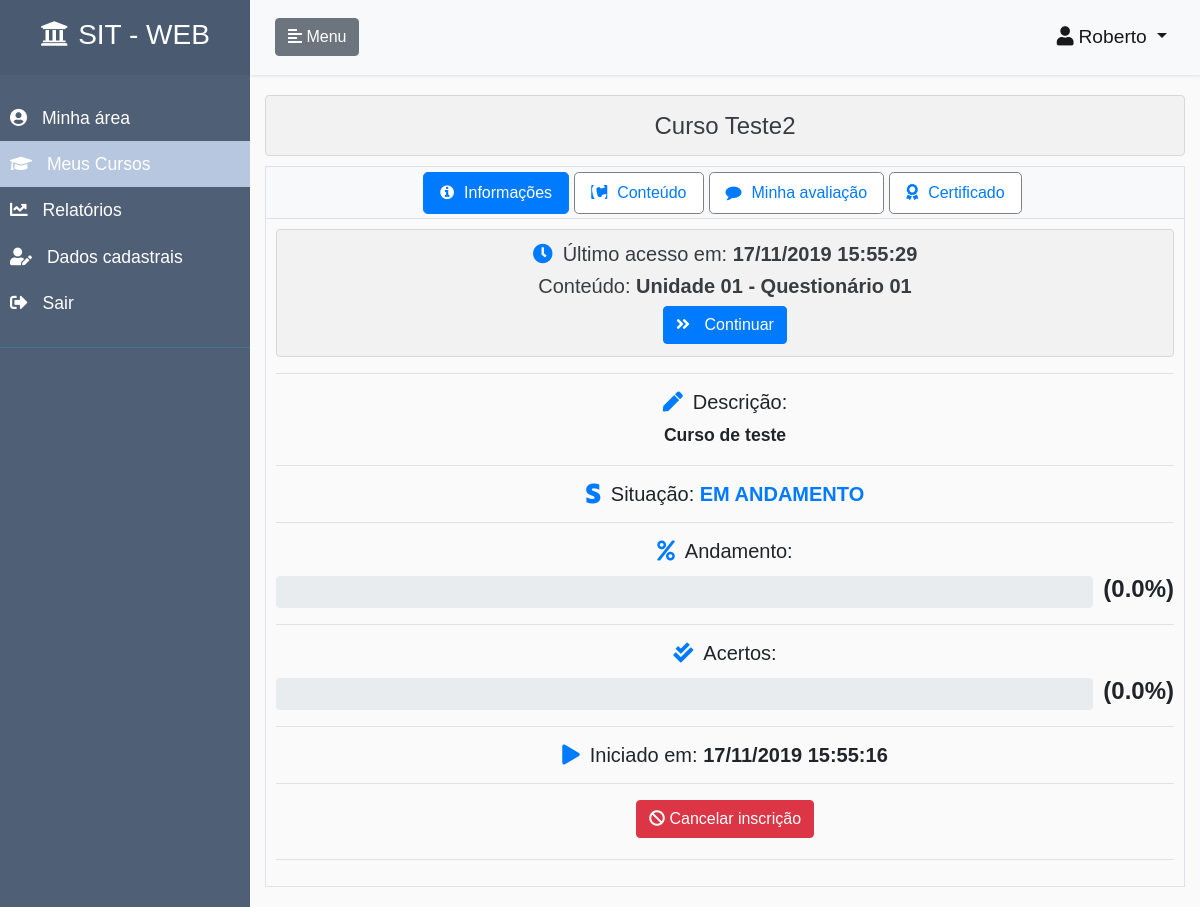
The page /conteudo-curso/2 (signed in) on the database as committed earlier.
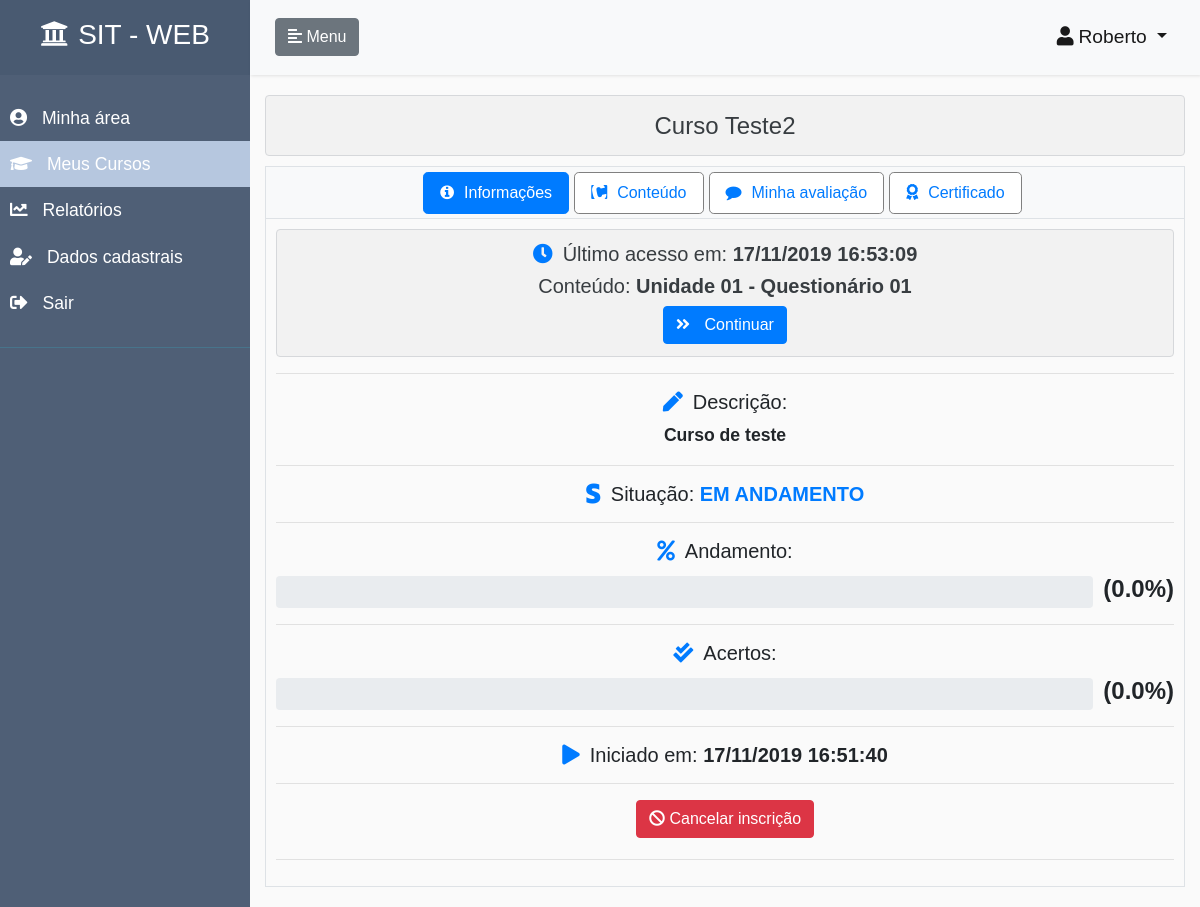
The same page on the database as committed later.
### core/models.py (models this page shows, shortened)
class Inscricao(models.Model):
    objects = InscricaoManager()
    SITUACOES = [
        ('EM ANDAMENTO', 'EM ANDAMENTO'),
        ('APROVADO', 'APROVADO'),
        ('REPROVADO', 'REPROVADO'),
    ]
    curso = models.ForeignKey(
        Curso,
        on_delete=models.CASCADE,
    )
    usuario = models.ForeignKey(
        AUTH_USER_MODEL,
        on_delete=models.CASCADE
    )
    percentual_andamento = models.DecimalField(
        max_digits=10,
        decimal_places=1,
        default=0
    )
    percentual_acertos = models.DecimalField(
        max_digits=10,
        decimal_places=1,
        default=0
    )
    situacao = models.CharField(
        max_length=12,
        choices=SITUACOES,
        default='EM ANDAMENTO'
    )
    obteve_certificado = models.BooleanField(
        default=False
    )
    data_inscricao = models.DateTimeField(
        auto_now_add=True
    )
    data_conclusao = models.DateTimeField(
        null=True,
        blank=True
    )
    ultimo_conteudo_acessado = models.CharField(
        max_length=50,
        null=True,
        blank=True
    )
    data_ultimo_conteudo_acessado = models.DateTimeField(
        null=True,
        blank=True
    )
    data_criacao = models.DateTimeField(
        auto_now_add=True,
        null=True,
        blank=True
    )
    data_atualizacao = models.DateTimeField(
        auto_now=True,
        null=True,
        blank=True
    )
    class Meta:
        verbose_name = "Inscrição"
        verbose_name_plural = "Inscrições"
        unique_together = (('curso', 'usuario'),)
    class CustomMeta:
        ordering_field = 'data_inscricao'
        search_fields = ['curso__titulo', 'usuario__email',
                         'usuario__first_name', 'data_inscricao', 'situacao']

### core/views.py (the view, shortened to what this page needs)
# urls.py: path('conteudo-curso/<int:id>',             conteudoCursoView,                              name='conteudo-curso'),
@login_required
def conteudoCursoView(request, id):
    curso = None
    perfil_aluno = False
    perfil_instrutor = False
    perfil_administrador = False
    if request.user.tem_perfil_aluno():
        perfil_aluno = True
    if request.user.tem_perfil_administrador():
        perfil_administrador = True
    if request.user.tem_perfil_instrutor():
        perfil_instrutor = True
    usuario_inscricao = None
    curso_objeto_ultimo_conteudo = None
    situacao_aluno_curso = "Não definida"
    percentual_andamento = 0
    percentual_acertos = 0
    data_inicio = None
    data_conclusao = None
    data_ultimo_acesso = None
    lista_unidades = []
    avaliacao = None
    if perfil_aluno:
        curso = get_object_or_404(Curso, pk=id, publicado=True)
        usuario_inscrito = Inscricao.objects.usuario_inscrito_curso(
            request.user,
            curso
        )
        if usuario_inscrito == False:
            return trata_usuario_sem_permissao(request)
        usuario_inscricao = Inscricao.objects.filter(
            usuario=request.user,
            curso=curso
        )
        if usuario_inscricao.count == 0:
            return trata_usuario_sem_permissao(request)
        else:
            usuario_inscricao = usuario_inscricao[0]
        avaliacao = Avaliacao.objects.filter(curso=curso, usuario=request.user)
        if avaliacao.count() == 1:
            avaliacao = avaliacao[0]
        else:
            avaliacao = None
        curso_objeto_ultimo_conteudo = \
            obtem_objeto_conteudo_pela_url(
                usuario_inscricao.ultimo_conteudo_acessado
            )
    if curso:
        unidades = Unidade.objects.filter(curso=curso).order_by('ordem')
        for unidade in unidades:
            videos = Video.objects.filter(unidade=unidade).order_by('ordem')
            arquivos = Arquivo.objects.filter(unidade=unidade).order_by('ordem')
            questionarios = Questionario.objects.filter(
                unidade=unidade).order_by('ordem')
            if videos.count() > 0 or arquivos.count() != 0 or \
                    questionarios.count() != 0:
                dict_unidade = {}
                lista_videos = []
                lista_arquivos = []
                lista_questionarios = []
                dict_unidade['unidade'] = unidade
                dict_unidade['tem_videos'] = False
                for video in videos:
                    dict_video = {}
                    dict_unidade['tem_videos'] = True
                    dict_video['tem_video'] = False
                    dict_video['video'] = video
                    usuario_video = UsuarioVideo.objects.filter(
                        usuario=request.user,
                        video=video
                    )
                    dict_video['assistido'] = False
                    if usuario_video.count() == 1:
                        if usuario_video[0].assistido:
                            dict_video['assistido'] = True
                    lista_videos.append(dict_video)
                dict_unidade['videos'] = lista_videos
                dict_unidade['tem_arquivos'] = False
                for arquivo in arquivos:
                    dict_arquivo = {}
                    dict_unidade['tem_arquivos'] = True
                    dict_arquivo['arquivo'] = arquivo
                    usuario_arquivo = UsuarioArquivo.objects.filter(
                        usuario=request.user,
                        arquivo=arquivo
                    )
                    dict_arquivo['acessado'] = False
                    if usuario_arquivo.count() == 1:
                        if usuario_arquivo[0].acessado:
                            dict_arquivo['acessado'] = True
                    lista_arquivos.append(dict_arquivo)
                dict_unidade['arquivos'] = lista_arquivos
                dict_unidade['tem_questionarios'] = False
                for questionario in questionarios:
                    dict_questionario = {}
                    dict_unidade['tem_questionarios'] = True
                    dict_questionario['questionario'] = questionario
                    usuario_questionario = UsuarioQuestionario.objects.filter(
                        usuario=request.user,
                        questionario=questionario
                    )
                    dict_questionario['respondido'] = False
                    if usuario_questionario.count() == 1:
                        if usuario_questionario[0].respondido:
                            dict_questionario['respondido'] = True
                    lista_questionarios.append(dict_questionario)
                dict_unidade['questionarios'] = lista_questionarios
                lista_unidades.append(dict_unidade)
        if perfil_aluno:
            try:
                atualizaAndamentoCurso(curso, request.user)
                inscricao = Inscricao.objects.get(
                    curso=curso,
                    usuario=request.user
                )
                situacao_aluno_curso = inscricao.situacao
                percentual_andamento = \
                    "{:.1f}".format(inscricao.percentual_andamento)
                percentual_acertos = \
                    "{:.1f}".format(inscricao.percentual_acertos)
                data_inicio = inscricao.data_inscricao
                data_conclusao = inscricao.data_conclusao
                data_ultimo_acesso = inscricao.data_ultimo_conteudo_acessado
            except:
                inscricao = None
            if data_ultimo_acesso is None:
                data_ultimo_acesso = datetime.now()
                if inscricao is not None:
                    inscricao.data_ultimo_conteudo_acessado = data_ultimo_acesso
                    inscricao.save()
    return render(
        request,
        'core/curso-conteudo.html',
        {
            'curso': curso,
            'lista_unidades': lista_unidades,
            'avaliacao': avaliacao,
            'situacao_aluno_curso': situacao_aluno_curso,
            'percentual_andamento': percentual_andamento,
            'percentual_acertos': percentual_acertos,
            'data_inicio': data_inicio,
            'data_conclusao': data_conclusao,
            'data_ultimo_acesso': data_ultimo_acesso,
            'perfil_aluno': perfil_aluno,
            'usuario_inscricao': usuario_inscricao,
            'curso_objeto_ultimo_conteudo': curso_objeto_ultimo_conteudo,
            'perfil_aluno': perfil_aluno,
            'perfil_administrador': perfil_administrador,
            'perfil_instrutor': perfil_instrutor,
            'menu_inicio': False,
            'menu_meus_cursos': True,
            'menu_cadastros': False,
            'menu_relatorios': False,
            'menu_usuarios': False,
            'menu_dados_cadastrais': False,
        }
    )

### accounts/models.py (called while the page is built)
    def tem_perfil_aluno(self):
        if self.perfil == self.ALUNO:
            return True
        return False

    def tem_perfil_instrutor(self):
        if self.perfil == self.INSTRUTOR:
            return True
        return False

    def tem_perfil_administrador(self):
        if self.perfil == self.ADMINISTRADOR or self.is_staff:
            return True
        return False

### core/managers.py (called while the page is built)
    def usuario_inscrito_curso(self, usuario, curso):
        inscricao = self.filter(
            usuario=usuario,
            curso=curso,
            curso__publicado=True
        )
        if inscricao.count() == 1:
            return True
        return False

    def obtem_videos_assistidos_por_usuario(self, curso, usuario):
        usuarios_videos = self.filter(
            usuario=usuario,
            video__unidade__curso=curso,
            assistido=True
        )
        return usuarios_videos

    def obtem_arquivos_acessados_por_usuario(self, curso, usuario):
        arquivos_acessados = self.filter(
            usuario=usuario,
            arquivo__unidade__curso=curso,
            acessado=True
        )
        return arquivos_acessados

### core/templates/core/curso-conteudo.html (shortened to what the changed rows need)
{% extends 'pagina-inicial.html' %}
{% load static %}
{% block head %}
    <link rel="stylesheet" href="{% static 'css/styles.css' %}">
{% endblock %}
{% block content_page %}
    <div id="page-content">
              <div class="tab-content" id="navegacao-conteudo">
                  <div class="tab-pane fade show active" id="informacoes-curso" role="tabpanel" aria-labelledby="informacoes-tab">
                    <div class="tab-content-body">
                        {% if perfil_aluno == True %}
                        <div class="alert alert-secondary" role="alert" style="background-color: rgba(0,0,0,.03);">
                            <h5 class="text-center"><i class="fas fa-clock class-icone-content"></i>Último acesso em: <b>{{ data_ultimo_acesso|date:"d/m/Y H:i:s" }}</b></h5>
                            {% if curso_objeto_ultimo_conteudo != None %}
                            <h5 class="text-center">Conteúdo: <b>{{ curso_objeto_ultimo_conteudo.unidade.titulo }} - {{ curso_objeto_ultimo_conteudo.titulo }}</b></h5>
                            <div class="col text-center">
                                <a href="/{{ usuario_inscricao.ultimo_conteudo_acessado }}" class="btn btn-primary" role="button" title="Clique aqui para continuar no último conteúdo em que parou">
                                    <i class="fas fa-angle-double-right class-icone-button"></i>
                                        Continuar
                                </a>
                            </div>
                            {% endif %}
                        </div>
                        {% endif %}
                        {% if perfil_aluno == True %}
                            {% if situacao_aluno_curso == "REPROVADO" %}
                                <h5 class="text-center"><i class="fab fa-stripe-s class-icone-content"></i>Situação: <b id="situacao-aluno" style="color: red;">{{ situacao_aluno_curso }}</b></h5>
                            {% else %}
                                {% if situacao_aluno_curso == "APROVADO" %}
                                    <h5 class="text-center"><i class="fab fa-stripe-s class-icone-content"></i>Situação: <b id="situacao-aluno" style="color: green;">{{ situacao_aluno_curso }}</b></h5>
                                {% else %}
                                    <h5 class="text-center"><i class="fab fa-stripe-s class-icone-content"></i>Situação: <b id="situacao-aluno" style="color: #007bff;">{{ situacao_aluno_curso }}</b></h5>
                                {% endif %}
                            {% endif %}
                            <hr/>
                            <h5 class="text-center"><i class="fas fa-percent class-icone-content"></i>Andamento:</h5>
                            <div style="float: right; margin-left: 10px;"><b style="font-size: 1.5rem" id="texto-percentual-andamento">({{ percentual_andamento }}%)</b></div>
                            <div class="progress">
                            </div>
                            <hr/>
                            <h5 class="text-center"><i class="fas fa-check-double class-icone-content"></i>Acertos:</h5>
                            <div style="float: right; margin-left: 10px;"><b style="font-size: 1.5rem" id="texto-percentual-acertos">({{ percentual_acertos }}%)</b></div>
                            <div class="progress">
                            </div>
                            <hr/>
                            <h5 class="text-center"><i class="fas fa-play class-icone-content"></i>Iniciado em: <b>{{ data_inicio|date:"d/m/Y H:i:s" }}</b></h5>
                            <hr/>
                                <div class="btn-toolbar justify-content-between" role="toolbar" aria-label="Toolbar with button groups">
                                    <div class="col text-center" id="cancela inscricao" style="margin-bottom: 5px;">
                                      <span class="btn btn-danger" style="cursor: pointer;" id="botao-anterior" role="button" onclick="cancelaInscricao()" title="Remove sua inscrição do curso">
                                          <i class="fas fa-ban" ></i>
                                           Cancelar inscrição
                                      </span>
                                    </div>
                                </div>
                            <hr/>
                        {% endif %}
                    </div>
                  </div>
              </div>
    </div>
{% endblock %}

Rows that differ between the two databases and show on the page:
removed Inscricao: data_ultimo_conteudo_acessado "17/11/2019 15:55:29", situacao "EM ANDAMENTO", data_inscricao "17/11/2019 15:55:16"
added Inscricao: data_ultimo_conteudo_acessado "17/11/2019 16:53:09", situacao "EM ANDAMENTO", data_inscricao "17/11/2019 16:51:40"
